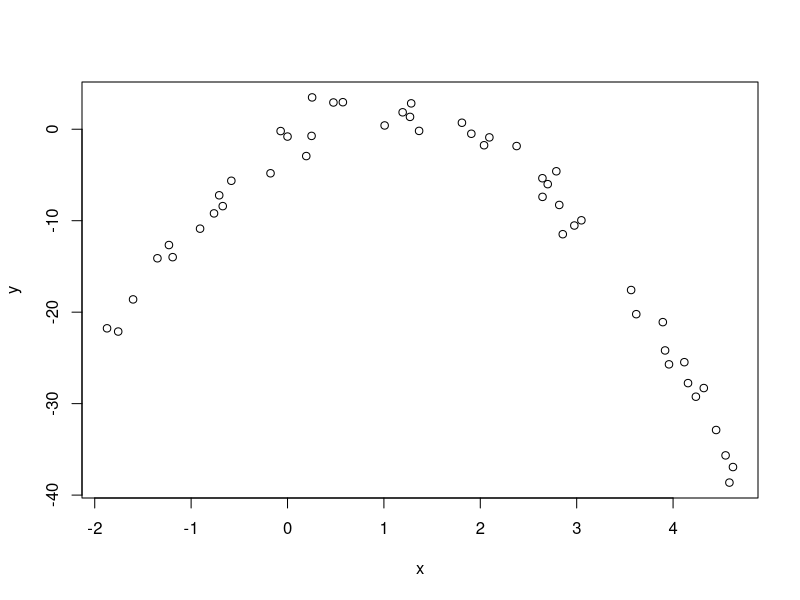

Generate this figure with R: (Note: this script raises an error after producing the figure.)
# Bayesian tutorial by Rafael S. de Souza - UNC & COIN
#
# Partial example from Bayesian Models for Astrophysical Data 
# by Hilbe, de Souza & Ishida, 2016, Cambridge Univ. Press
#
# Example of frequentist linear regression in R
# synthetic data
# 1 response (y) and 1 explanatory variable (x1)


set.seed(1056)                    # set seed to replicate example
nobs = 50                         # number of observations 
x <- runif(nobs,-2,5)                 # random uniform variable
mu <- -1 + 6*x  - 3*x^2                  # linear predictor
y <- rnorm(nobs, mu, sd = 1.5)     # create y as adjusted random normal variate 

d <- data.frame(x,y)
plot(x,y)

# Fit model
fit <- lm(y ~ x + I(x,2) , data=d)                 # Normal Fit of the synthetic data. 
summary(fit) 

d$predicted <- predict(fit)

ggplot(d, aes(x = x, y = y)) +
  geom_segment(aes(xend = x, yend = predicted)) +
  geom_point(color="purple",size=2) +
  geom_line(aes(x=x,y=predicted))+
  theme_xkcd() +
  theme(panel.background = element_rect(color = "black", fill = "gray85") )


